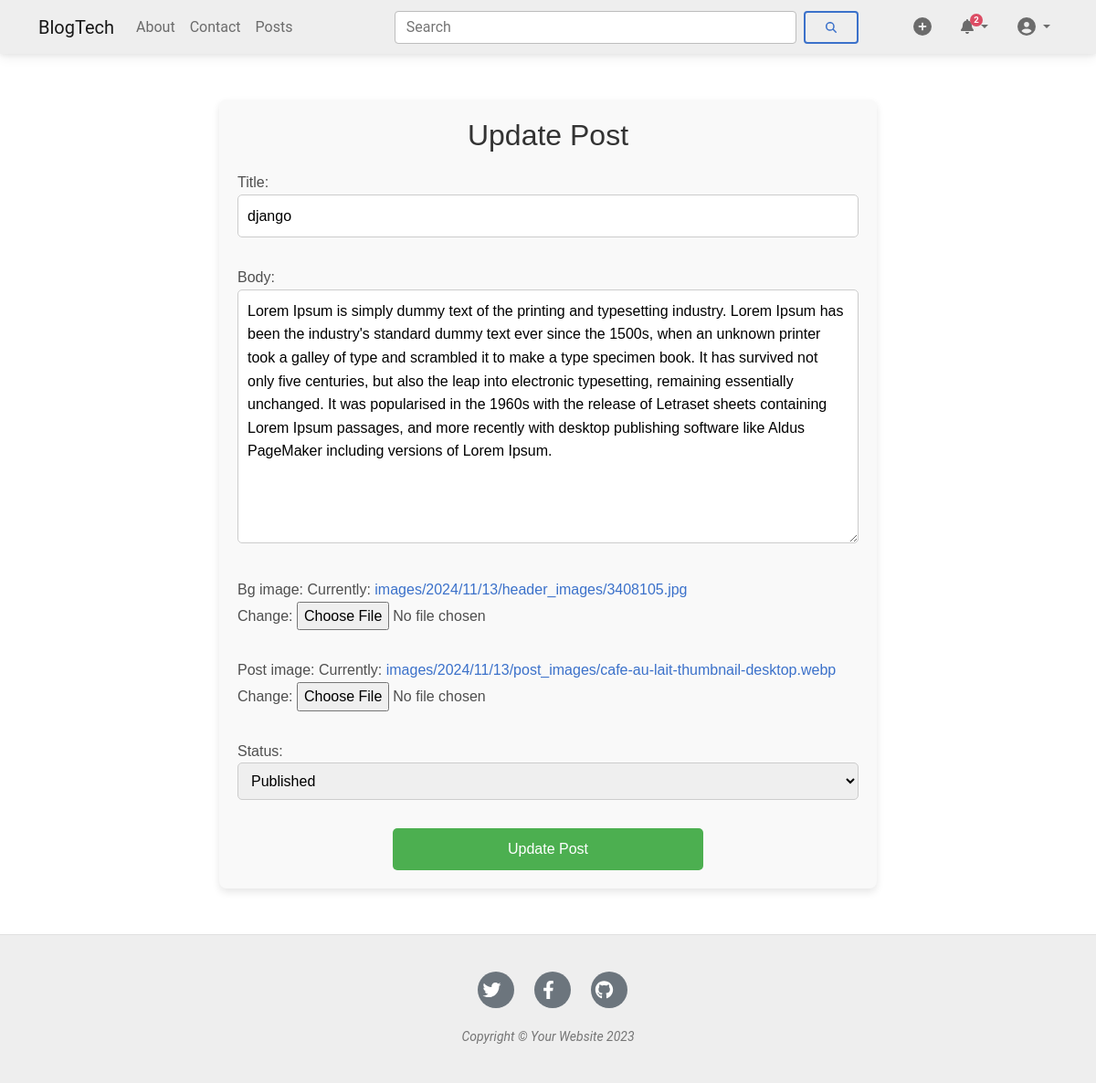
The page /blog/update_post/2/ (signed in) on the database its author committed.
### blog/models.py (models this page shows, shortened)
class Post(models.Model):
    class Status(models.TextChoices):
        DRAFT = ("DF" , "Draft")
        PUBLISHED = ("PB" , "Published")
    title = models.CharField(max_length=255)
    author = models.ForeignKey(User , on_delete=models.CASCADE)
    slug = models.SlugField(max_length=255)
    body = models.TextField()
    bg_image = models.ImageField(upload_to="images/%Y/%m/%d/header_images")
    post_image = models.ImageField(upload_to="images/%Y/%m/%d/post_images")
    created_at = models.DateTimeField(auto_now_add=True)
    updated_at = models.DateTimeField(auto_now=True)
    publish = models.DateTimeField(default=timezone.now)
    status = models.CharField(max_length=2, choices=Status.choices , default=Status.PUBLISHED)
    views = models.PositiveBigIntegerField(default=0)
    likes = models.ManyToManyField(User , related_name="post_likes" , blank=True)
    class Meta:
        ordering = ['-publish']
        indexes = [
            models.Index(fields=['-publish'])
        ]

### blog/views.py (the view)
# urls.py: path('update_post/<int:post_id>/' , update_post , name="update_post"),
@login_required
def update_post(request , post_id):
    post = get_object_or_404(Post , id = post_id)
    if request.method == "POST":
        form = PostUpdateForm(instance=post , data=request.POST , files=request.FILES)
        if form.is_valid():
            form.save()
            messages.success(request , "the post updated successfully")
            return redirect('author_posts')
        else:
            messages.error(request,"the updated error ")
    else:
        form = PostUpdateForm(instance=post)
    return render(request,"blog/update_post.html" , {'form':form})

### blog/forms.py
class PostUpdateForm(forms.ModelForm):
    class Meta:
        model = Post
        fields =['title' , 'body' , 'bg_image' , 'post_image' , 'status']
        widgets = {
            "status": forms.Select(choices=Post.Status.choices),
        }

### blog/context_processors.py (called while the page is built)
def notifications_count(request):
    if isinstance(request.user, AnonymousUser):
        return {'unread_notifications_count': 0}
    unread_notifications = request.user.notifications.filter(is_read=False).count()
    return {'unread_notifications_count': unread_notifications}

### blog/templates/blog/update_post.html (shortened to what this page needs)
{% extends "base.html" %}
{% load static %}
{% block content %}
<div class="update-post-container">
    <h2>Update Post</h2>
    <form method="post" enctype="multipart/form-data" class="update-post-form">
        {{ form.as_p }}
        <button type="submit" class="update-button">Update Post</button>
    </form>
</div>
{% endblock content %}

### blog/templates/blog/update_post.html (style rules this page uses)
.update-post-container { width: 60%; margin: 50px auto; padding: 20px; background-color: #f9f9f9; border-radius: 8px; box-shadow: 0 4px 8px rgba(0, 0, 0, 0.1); font-family: Arial, sans-serif; }
.update-post-container h2 { text-align: center; color: #333; margin-bottom: 20px; }
.update-post-form { display: flex; flex-direction: column; gap: 15px; }
.update-post-form input[type="text"], .update-post-form textarea, .update-post-form select { width: 100%; padding: 10px; border: 1px solid #ccc; border-radius: 5px; font-size: 16px; }
.update-post-form textarea { resize: vertical; min-height: 150px; }
.update-post-form input[type="file"] { border: none; }
.update-button { background-color: #4CAF50; color: white; padding: 10px; border: none; border-radius: 5px; cursor: pointer; font-size: 16px; text-align: center; width: 50%; margin: auto; }

### rows shown on the page
Post: title "django", body "Lorem Ipsum is simply dummy text of the printing and typesetting industry. Lorem Ipsum has been the industry's standard dummy text ever since the 1500s, when an unknown printer took a galley of type and scrambled it to make a type specimen book. It has survived not only five centuries, but also the leap into electronic typesetting, remaining essentially unchanged. It was popularised in the 1960s with the release of Letraset sheets containing Lorem Ipsum passages, and more recently with desktop publishing software like Aldus PageMaker including versions of Lorem Ipsum.", status "Published"

### other values the page prints
{{ unread_notifications_count }} "2"
